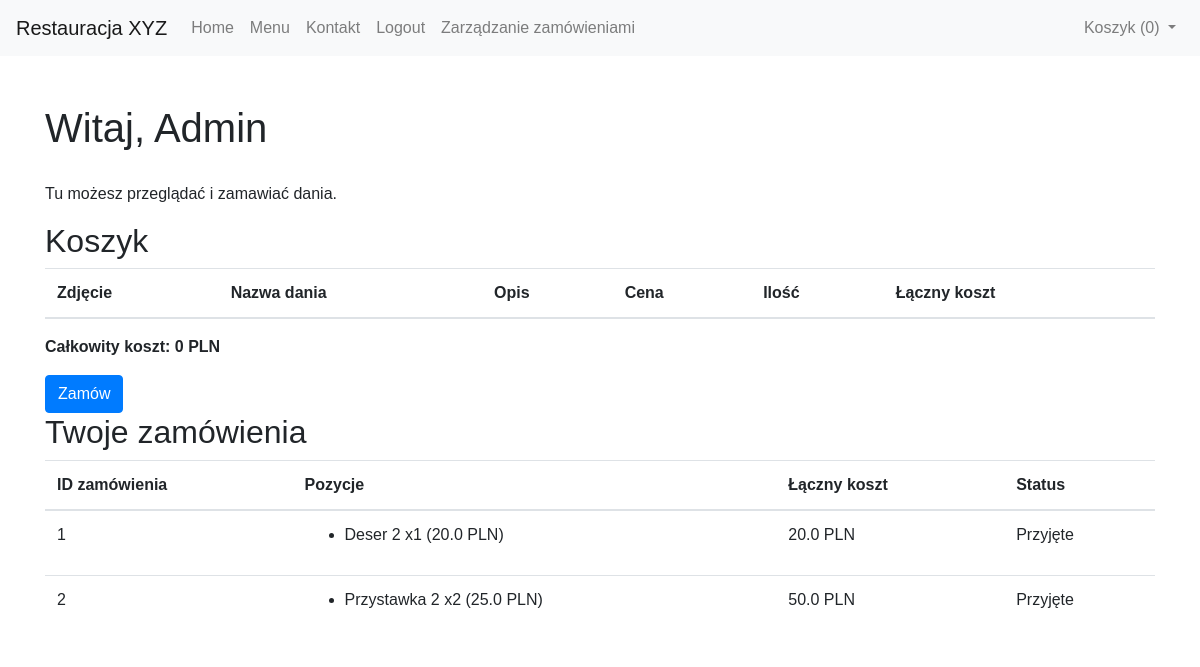
Page /customer (signed in) on the committed database.
### tables this page shows
CREATE TABLE orders (
    id INTEGER PRIMARY KEY AUTOINCREMENT,
    user_id INTEGER,
    order_items TEXT,
    total_price REAL,
    status TEXT DEFAULT 'PrzyjÄ™te',
    FOREIGN KEY (user_id) REFERENCES users (id)
);

### app.py (the view, shortened to what this page needs)
@app.route('/customer', methods=['GET', 'POST'])
@login_required
def customer():
    conn = get_db_connection()
    orders = conn.execute('SELECT * FROM orders WHERE user_id = ?', (session['user_id'],)).fetchall()
    conn.close()
    return render_template('customer.html', orders=orders)

### app.py (called while the page is built)
def login_required(f):
    @wraps(f)
    def decorated_function(*args, **kwargs):
        if 'logged_in' not in session:
            flash('Musisz być zalogowany, aby uzyskać dostęp do tej strony.', 'warning')
            return redirect(url_for('login'))
        return f(*args, **kwargs)
    return decorated_function

def get_db_connection():
    conn = sqlite3.connect('database.db')
    conn.row_factory = sqlite3.Row
    return conn

def calculate_total_cost(cart):
    return sum(item['price'] * item['quantity'] for item in cart)

@app.context_processor
def utility_processor():
    return dict(calculate_total_cost=calculate_total_cost)

@app.template_filter('fromjson')
def fromjson(value):
    return json.loads(value)

### templates/customer.html (shortened to what this page needs)
{% extends "base.html" %}  {% block content %}
<h1>Witaj, {{ session['username'] }}</h1>
<p>Tu możesz przeglądać i zamawiać dania.</p>
<h2>Koszyk</h2>
<table class="table">
  <thead>
    <tr>
      <th>Zdjęcie</th>
      <th>Nazwa dania</th>
      <th>Opis</th>
      <th>Cena</th>
      <th>Ilość</th>
      <th>Łączny koszt</th>
    </tr>
  </thead>
</table>
<p>
  <strong>Całkowity koszt: {{ calculate_total_cost(session.cart) }} PLN</strong>
</p>
<form method="POST" action="/customer">
  <button type="submit" class="btn btn-primary">Zamów</button>
</form>
<h2>Twoje zamówienia</h2>
<table class="table">
  <thead>
    <tr>
      <th>ID zamówienia</th>
      <th>Pozycje</th>
      <th>Łączny koszt</th>
      <th>Status</th>
    </tr>
  </thead>
  <tbody>
    {% for order in orders %}
    <tr>
      <td>{{ order.id }}</td>
      <td>
        <ul>
          {% set items = order.order_items | fromjson %} {% for item in items %}
          <li>{{ item.name }} x{{ item.quantity }} ({{ item.price }} PLN)</li>
          {% endfor %}
        </ul>
      </td>
      <td>{{ order.total_price }} PLN</td>
      <td>{{ order.status }}</td>
    </tr>
    {% endfor %}
  </tbody>
</table>
{% endblock %}

### templates/base.html (shortened to what this page needs)
<!DOCTYPE html>
<html lang="pl">
  <head>
    <link
      rel="stylesheet"
      href="https://maxcdn.bootstrapcdn.com/bootstrap/4.5.2/css/bootstrap.min.css"
    />
    <link
      rel="stylesheet"
      href="{{ url_for('static', filename='css/styles.css') }}"
    />
  </head>
  <body>
    <nav class="navbar navbar-expand-lg navbar-light bg-light">
      <a class="navbar-brand" href="#">Restauracja XYZ</a>
      <div class="collapse navbar-collapse" id="navbarNav">
        <ul class="navbar-nav">
          <li class="nav-item">
            <a class="nav-link" href="/">Home</a>
          </li>
          <li class="nav-item">
            <a class="nav-link" href="/menu">Menu</a>
          </li>
          <li class="nav-item">
            <a class="nav-link" href="/contact">Kontakt</a>
          </li>
          {% if session.get('logged_in') %}
          <li class="nav-item">
            <a class="nav-link" href="/logout">Logout</a>
          </li>
          {% if session.get('role') == 'customer' %}
          <li class="nav-item">
            <a class="nav-link" href="/customer">Koszyk i zamówienia</a>
          </li>
          {% elif session.get('role') == 'staff' %}
          <li class="nav-item">
            <a class="nav-link" href="/staff">Zamówienia</a>
          </li>
          {% elif session.get('role') == 'admin' %}
          <li class="nav-item">
            <a class="nav-link" href="/admin">Zarządzanie zamówieniami</a>
          </li>
          {% endif %} {% endif %}
        </ul>
        {% if session.get('logged_in') %}
        <ul class="navbar-nav ml-auto">
          <li class="nav-item dropdown">
            <a
              class="nav-link dropdown-toggle"
              href="#"
              id="cartDropdown"
              role="button"
              data-toggle="dropdown"
              aria-haspopup="true"
              aria-expanded="false"
            >
              Koszyk (<span id="cart-count"
                >{{ session.cart|length if session.cart else 0 }}</span
              >)
            </a>
          </li>
        </ul>
        {% endif %}
      </div>
    </nav>
    <div class="container mt-5">
       {% block content %}{% endblock %}
    </div>
  </body>
</html>

### static/css/styles.css (style rules this page uses)
body { font-family: Arial, sans-serif; }
.container h1 { margin-bottom: 30px; }

### rows in the picture
orders: id "1", name "Deser 2", quantity "1", price "20.0", total_price "20.0", status "Przyjęte"
orders: id "2", name "Przystawka 2", quantity "2", price "25.0", total_price "50.0", status "Przyjęte"

### other values in the picture
{{ session.cart|length if session.cart else 0 }} "0"
{{ session['username'] }} "Admin"
{{ calculate_total_cost(session.cart) }} "0"
